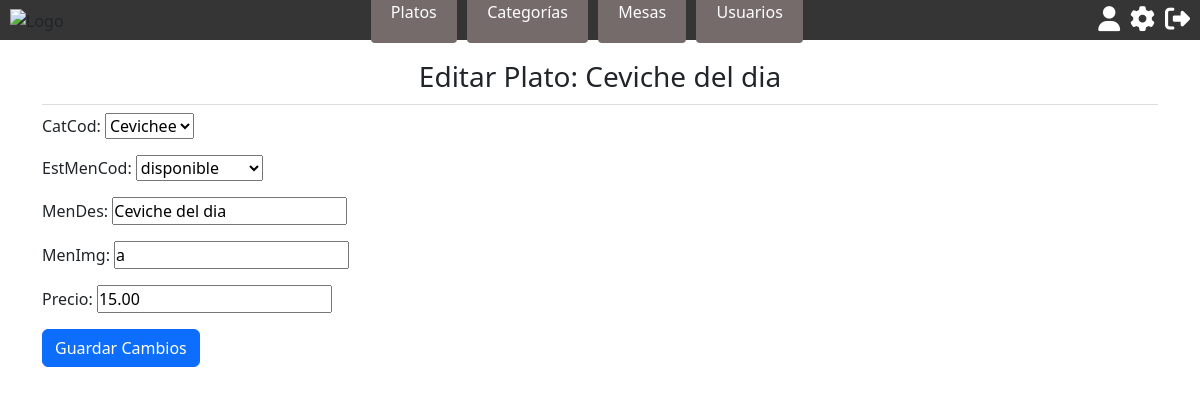
/platos/1/editar/ (signed in), run on the app's committed database.
### restaurante_app/models.py (models this page shows, shortened)
class Menu(models.Model):
    MenCod = models.AutoField(primary_key=True)
    CatCod = models.ForeignKey(CategoriaMenu, on_delete=models.CASCADE)
    EstMenCod = models.ForeignKey(EstadoMenu, on_delete=models.CASCADE)
    MenDes = models.CharField(max_length=255)
    MenImg = models.CharField(max_length=500)
    precio = models.DecimalField(max_digits=8, decimal_places=2, default=0.00)  # Nuevo campo para el precio

class CategoriaMenu(models.Model):
    CatCod = models.AutoField(primary_key=True)
    CatDes = models.CharField(max_length=100)
    def __str__(self):
        return f'{self.CatDes}'

class EstadoMenu(models.Model):
    EstMenCod = models.AutoField(primary_key=True)
    EstMenDes = models.CharField(max_length=100)
    def __str__(self):
        return f'{self.EstMenDes}'

### restaurante_app/views.py (the view)
# urls.py: path('platos/<int:plato_id>/editar/', views.editar_plato, name='editar_plato'),
@login_required
def editar_plato(request, plato_id):
    if request.user.TipUsuCod.TipUsuDes != "Administrador":
        return redirect('index')
    plato = get_object_or_404(Menu, MenCod=plato_id)
    if request.method == 'POST':
        form = MenuForm(request.POST, instance=plato)
        if form.is_valid():
            form.save()
            return redirect('platos_admin')
    else:
        form = MenuForm(instance=plato)
    return render(request, 'editar_plato.html', {'form': form, 'plato': plato})

### restaurante_app/forms.py
class MenuForm(forms.ModelForm):
    class Meta:
        model = Menu
        fields = '__all__'  # O especifica los campos que quieres incluir

### restaurante_app/templates/editar_plato.html (shortened to what this page needs)
{% extends 'base.html' %}
{% block content %}
<div class="container">
    <h2>Editar Plato: {{ plato.MenDes }}</h2>
    <form method="post" enctype="multipart/form-data">
        {{ form.as_p }}
        <button type="submit" class="btn btn-primary">Guardar Cambios</button>
    </form>
</div>
{% endblock %}

### restaurante_app/static/css/styles.css (style rules this page uses)
* { box-sizing: border-box; margin: 0; padding: 0; }
body { font-family: Arial, sans-serif; }
h2 { font-size: 28px !important; text-align: center; margin-bottom: 10px; border-bottom: 1px solid #ddd; padding-bottom: 10px; }
.container { max-width: 80rem; margin: 20px auto; }

### data on the page
Menu: MenDes "Ceviche del dia", MenImg "a", precio "15.00"
CategoriaMenu: CatCod "Cevichee"
EstadoMenu: EstMenCod "disponible"
